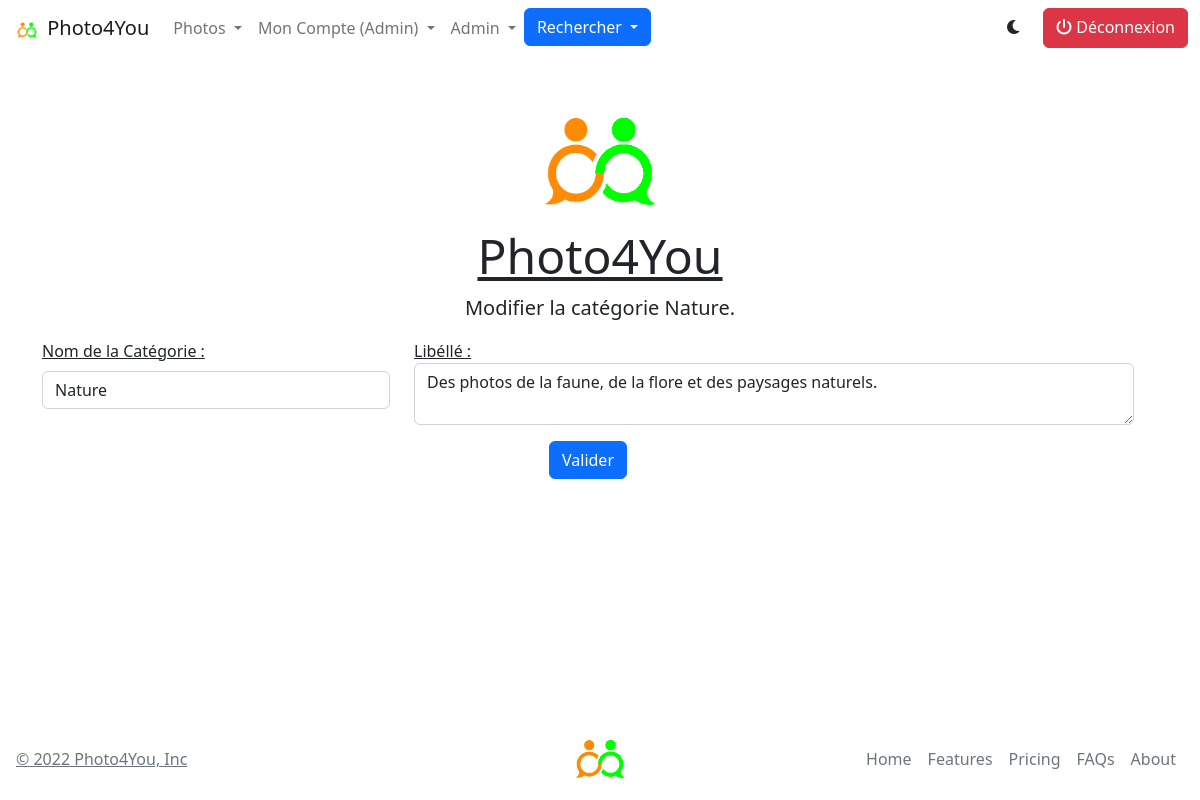
/modifier-categorie.php?id=1 (signed in), run on the app's committed database.
### tables this page shows
CREATE TABLE `categories` (
  `Id` int(11) NOT NULL,
  `Nom` varchar(75) NOT NULL,
  `Libelle` text NOT NULL
);

### includes/connection.inc.php (called while the page is built, shortened)
<?php
    $host = "127.0.0.1";
    $db = "photo4you2";
    $user = "root";
    $pass ="";
    try {
        $db = new PDO("mysql:host =$host;dbname=$db;charset=utf8",$user,$pass);
        $db->setAttribute(PDO::ATTR_ERRMODE, PDO::ERRMODE_EXCEPTION);
    } catch (PDOException $e) {
        echo'Echec de la connexion :' .$e->getMessage();
        die();
    }
    include_once("./includes/functions.inc.php");
    $managerCategorie = new CategorieManager($db);
?>

### classes/CategorieManager.class.php (called while the page is built, shortened)
<?php
class CategorieManager {
	private $_db;
	public function getCategorie($id) {
		$req =  $this->_db->prepare('SELECT * FROM categories WHERE Id = :id');
		try {
			$req->bindValue(':id', $id);
			$req->execute();
			return new Categorie($req->fetch(PDO::FETCH_ASSOC));
		} catch(PDOException $e) {
			echo $e->getMessage();
		}
	}
	public function setDb(PDO $db) {
		$this->_db = $db;
	}
}
?>

### classes/Categorie.class.php (called while the page is built, shortened)
<?php
class Categorie {
	private $_id;
	private $_nom;
	private $_libelle;
	public function hydrate(array $donnees) {
		foreach ($donnees as $key => $value) {
			$method = 'set'.ucfirst($key);
		}
	}
	public function getId() {
		return $this->_id;
	}
	public function getNom() {
		return $this->_nom;
	}
	public function getLibelle() {
		return $this->_libelle;
	}
	public function setId($id) {
		$id = (int) $id;
		if ($id > 0) {
			$this->_id = $id;
		}
	}
	public function setNom($nom) {
		if (is_string($nom) && strlen($nom) > 0 && strlen($nom) <= 75) {
			$this->_nom = $nom;
		} else {
			throw new Exception("Nom de la catégorie trop longue.");
		}
	}
	public function setLibelle($libelle) {
		if (is_string($libelle)) {
			$this->_libelle = $libelle;
		}
	}
}
?>

### modifier-categorie.php (the view, shortened to what this page needs)
<?php
    include_once("./includes/connection.inc.php");
    $id = htmlspecialchars($_GET['id']);
    $categorie = $managerCategorie->getCategorie($id);
    include_once("./includes/header.inc.php");
    echo generationEntete("Photo4You", "Modifier la catégorie ".$categorie->getNom().".");
?>
    <div class="container">
        <form class="row needs-validation" action="./modifier-categorie.php?id=<?=$categorie->getId();?>" method="POST" novalidate>
            <div class="row mb-3">
                <div class="col-lg-4 col-sm-12">
                    <label for="nom" class="form-label text-decoration-underline">Nom de la Catégorie :</label>
                    <input type="text" class="form-control"  id="nom" name="nom" value="<?=$categorie->getNom();?>" required autofocus>
                </div>
                <div class="col-lg-8 col-sm-12">
                    <label for="libelle" class="text-decoration-underline">Libéllé :</label>
                    <textarea class="form-control" id="libelle" name="libelle"><?=$categorie->getLibelle();?></textarea>
                </div>
            </div>
            <div class="row mb-3">
                <div class="col text-center">
                    <input type="submit" value="Valider" class="btn btn-primary" name="valider" />
                </div>
            </div>
        </form>
    </div>
<?php
    include_once("./includes/footer.inc.php");
?>

### data on the page
categories: nom "Nature", libelle "Des photos de la faune, de la flore et des paysages naturels."

### other printed values
$_SESSION["type"] "Admin"
$titre "Photo4You"
$sous_titre "Modifier la catégorie Nature."
